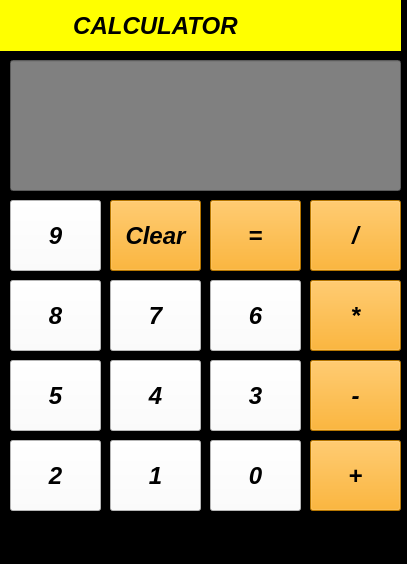
<?xml version="1.0" encoding="UTF-8"?>
<ui version="4.0">
 <class>calculator</class>
 <widget class="QMainWindow" name="calculator">
  <property name="geometry">
   <rect>
    <x>0</x>
    <y>0</y>
    <width>407</width>
    <height>564</height>
   </rect>
  </property>
  <property name="font">
   <font>
    <pointsize>16</pointsize>
    <italic>true</italic>
    <bold>true</bold>
   </font>
  </property>
  <property name="windowTitle">
   <string>calculator</string>
  </property>
  <property name="styleSheet">
   <string notr="true">background-color:black</string>
  </property>
  <widget class="QWidget" name="centralwidget">
   <widget class="QLabel" name="label">
    <property name="geometry">
     <rect>
      <x>0</x>
      <y>0</y>
      <width>401</width>
      <height>51</height>
     </rect>
    </property>
    <property name="font">
     <font>
      <family>Arial</family>
      <pointsize>18</pointsize>
      <italic>true</italic>
      <bold>true</bold>
     </font>
    </property>
    <property name="styleSheet">
     <string notr="true">background-color:yellow</string>
    </property>
    <property name="text">
     <string>           CALCULATOR</string>
    </property>
   </widget>
   <widget class="QLineEdit" name="outputLineEdit">
    <property name="geometry">
     <rect>
      <x>10</x>
      <y>60</y>
      <width>391</width>
      <height>131</height>
     </rect>
    </property>
    <property name="font">
     <font>
      <pointsize>24</pointsize>
     </font>
    </property>
    <property name="styleSheet">
     <string notr="true">background-color:grey</string>
    </property>
   </widget>
   <widget class="QPushButton" name="ninebutton">
    <property name="geometry">
     <rect>
      <x>10</x>
      <y>200</y>
      <width>91</width>
      <height>71</height>
     </rect>
    </property>
    <property name="font">
     <font>
      <pointsize>18</pointsize>
      <italic>true</italic>
      <bold>true</bold>
     </font>
    </property>
    <property name="styleSheet">
     <string notr="true">background-color:white;</string>
    </property>
    <property name="text">
     <string>9</string>
    </property>
   </widget>
   <widget class="QPushButton" name="dividebutton">
    <property name="geometry">
     <rect>
      <x>310</x>
      <y>200</y>
      <width>91</width>
      <height>71</height>
     </rect>
    </property>
    <property name="font">
     <font>
      <pointsize>18</pointsize>
      <italic>true</italic>
      <bold>true</bold>
     </font>
    </property>
    <property name="styleSheet">
     <string notr="true"> background-color : orange;</string>
    </property>
    <property name="text">
     <string>/</string>
    </property>
   </widget>
   <widget class="QPushButton" name="resultbutton">
    <property name="geometry">
     <rect>
      <x>210</x>
      <y>200</y>
      <width>91</width>
      <height>71</height>
     </rect>
    </property>
    <property name="font">
     <font>
      <pointsize>18</pointsize>
      <italic>true</italic>
      <bold>true</bold>
     </font>
    </property>
    <property name="styleSheet">
     <string notr="true"> background-color : orange;</string>
    </property>
    <property name="text">
     <string>=</string>
    </property>
   </widget>
   <widget class="QPushButton" name="clearbutton">
    <property name="geometry">
     <rect>
      <x>110</x>
      <y>200</y>
      <width>91</width>
      <height>71</height>
     </rect>
    </property>
    <property name="font">
     <font>
      <pointsize>18</pointsize>
      <italic>true</italic>
      <bold>true</bold>
     </font>
    </property>
    <property name="styleSheet">
     <string notr="true"> background-color : orange;</string>
    </property>
    <property name="text">
     <string>Clear</string>
    </property>
   </widget>
   <widget class="QPushButton" name="eightbutton">
    <property name="geometry">
     <rect>
      <x>10</x>
      <y>280</y>
      <width>91</width>
      <height>71</height>
     </rect>
    </property>
    <property name="font">
     <font>
      <pointsize>18</pointsize>
      <italic>true</italic>
      <bold>true</bold>
     </font>
    </property>
    <property name="styleSheet">
     <string notr="true"> background-color : white;</string>
    </property>
    <property name="text">
     <string>8</string>
    </property>
   </widget>
   <widget class="QPushButton" name="sevenbutton">
    <property name="geometry">
     <rect>
      <x>110</x>
      <y>280</y>
      <width>91</width>
      <height>71</height>
     </rect>
    </property>
    <property name="font">
     <font>
      <pointsize>18</pointsize>
      <italic>true</italic>
      <bold>true</bold>
     </font>
    </property>
    <property name="styleSheet">
     <string notr="true"> background-color : white;
</string>
    </property>
    <property name="text">
     <string>7</string>
    </property>
   </widget>
   <widget class="QPushButton" name="sixbutton">
    <property name="geometry">
     <rect>
      <x>210</x>
      <y>280</y>
      <width>91</width>
      <height>71</height>
     </rect>
    </property>
    <property name="font">
     <font>
      <pointsize>18</pointsize>
      <italic>true</italic>
      <bold>true</bold>
     </font>
    </property>
    <property name="styleSheet">
     <string notr="true"> background-color : white;</string>
    </property>
    <property name="text">
     <string>6</string>
    </property>
   </widget>
   <widget class="QPushButton" name="multiplybutton">
    <property name="geometry">
     <rect>
      <x>310</x>
      <y>280</y>
      <width>91</width>
      <height>71</height>
     </rect>
    </property>
    <property name="font">
     <font>
      <pointsize>18</pointsize>
      <italic>true</italic>
      <bold>true</bold>
     </font>
    </property>
    <property name="styleSheet">
     <string notr="true"> background-color : orange;</string>
    </property>
    <property name="text">
     <string>*</string>
    </property>
   </widget>
   <widget class="QPushButton" name="fourbutton">
    <property name="geometry">
     <rect>
      <x>110</x>
      <y>360</y>
      <width>91</width>
      <height>71</height>
     </rect>
    </property>
    <property name="font">
     <font>
      <pointsize>18</pointsize>
      <italic>true</italic>
      <bold>true</bold>
     </font>
    </property>
    <property name="styleSheet">
     <string notr="true"> background-color : white;</string>
    </property>
    <property name="text">
     <string>4</string>
    </property>
   </widget>
   <widget class="QPushButton" name="fivebutton">
    <property name="geometry">
     <rect>
      <x>10</x>
      <y>360</y>
      <width>91</width>
      <height>71</height>
     </rect>
    </property>
    <property name="font">
     <font>
      <pointsize>18</pointsize>
      <italic>true</italic>
      <bold>true</bold>
     </font>
    </property>
    <property name="styleSheet">
     <string notr="true"> background-color : white;</string>
    </property>
    <property name="text">
     <string>5</string>
    </property>
   </widget>
   <widget class="QPushButton" name="threebutton">
    <property name="geometry">
     <rect>
      <x>210</x>
      <y>360</y>
      <width>91</width>
      <height>71</height>
     </rect>
    </property>
    <property name="font">
     <font>
      <pointsize>18</pointsize>
      <italic>true</italic>
      <bold>true</bold>
     </font>
    </property>
    <property name="styleSheet">
     <string notr="true"> background-color : white;</string>
    </property>
    <property name="text">
     <string>3</string>
    </property>
   </widget>
   <widget class="QPushButton" name="subtbutton">
    <property name="geometry">
     <rect>
      <x>310</x>
      <y>360</y>
      <width>91</width>
      <height>71</height>
     </rect>
    </property>
    <property name="font">
     <font>
      <pointsize>18</pointsize>
      <italic>true</italic>
      <bold>true</bold>
     </font>
    </property>
    <property name="styleSheet">
     <string notr="true"> background-color : orange;</string>
    </property>
    <property name="text">
     <string>-</string>
    </property>
   </widget>
   <widget class="QPushButton" name="onebutton">
    <property name="geometry">
     <rect>
      <x>110</x>
      <y>440</y>
      <width>91</width>
      <height>71</height>
     </rect>
    </property>
    <property name="font">
     <font>
      <pointsize>18</pointsize>
      <italic>true</italic>
      <bold>true</bold>
     </font>
    </property>
    <property name="styleSheet">
     <string notr="true"> background-color : white;</string>
    </property>
    <property name="text">
     <string>1</string>
    </property>
   </widget>
   <widget class="QPushButton" name="twobutton">
    <property name="geometry">
     <rect>
      <x>10</x>
      <y>440</y>
      <width>91</width>
      <height>71</height>
     </rect>
    </property>
    <property name="font">
     <font>
      <pointsize>18</pointsize>
      <italic>true</italic>
      <bold>true</bold>
     </font>
    </property>
    <property name="styleSheet">
     <string notr="true"> background-color : white;</string>
    </property>
    <property name="text">
     <string>2</string>
    </property>
   </widget>
   <widget class="QPushButton" name="addbutton">
    <property name="geometry">
     <rect>
      <x>310</x>
      <y>440</y>
      <width>91</width>
      <height>71</height>
     </rect>
    </property>
    <property name="font">
     <font>
      <pointsize>18</pointsize>
      <italic>true</italic>
      <bold>true</bold>
     </font>
    </property>
    <property name="styleSheet">
     <string notr="true"> background-color : orange;</string>
    </property>
    <property name="text">
     <string>+</string>
    </property>
   </widget>
   <widget class="QPushButton" name="zerobutton">
    <property name="geometry">
     <rect>
      <x>210</x>
      <y>440</y>
      <width>91</width>
      <height>71</height>
     </rect>
    </property>
    <property name="font">
     <font>
      <pointsize>18</pointsize>
      <italic>true</italic>
      <bold>true</bold>
     </font>
    </property>
    <property name="styleSheet">
     <string notr="true"> background-color : white;</string>
    </property>
    <property name="text">
     <string>0</string>
    </property>
   </widget>
  </widget>
  <widget class="QMenuBar" name="menubar">
   <property name="geometry">
    <rect>
     <x>0</x>
     <y>0</y>
     <width>407</width>
     <height>26</height>
    </rect>
   </property>
  </widget>
  <widget class="QStatusBar" name="statusbar"/>
 </widget>
 <resources/>
 <connections/>
</ui>
